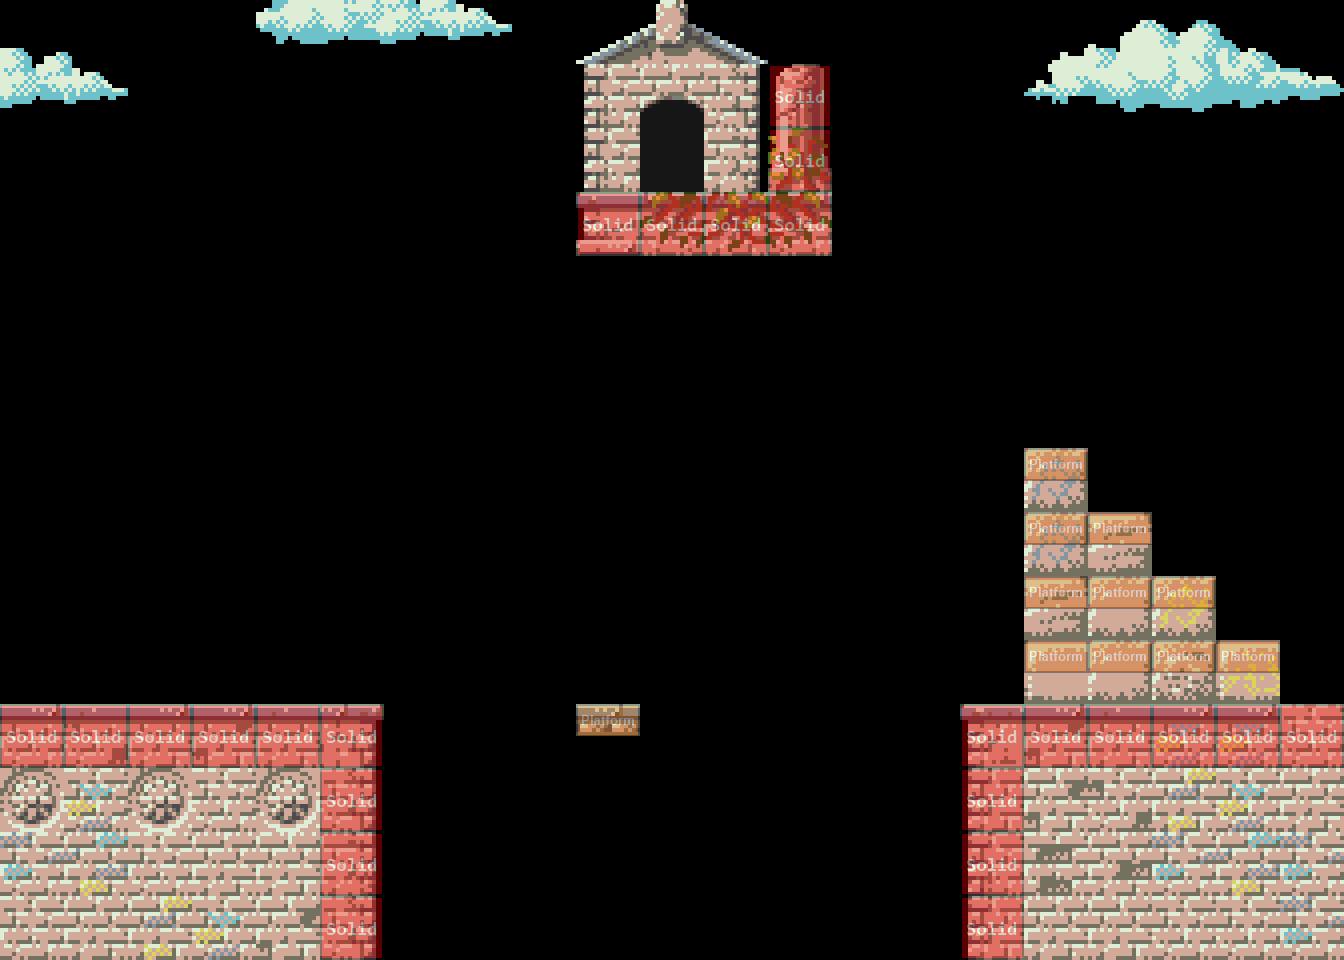

Below is a game level as drawn by its tile map, then a one-line description and the .tmx that defines it (tile-layer data replaced by summaries):
An orthogonal 21x15 tile map with 64x64 px tiles, 5 tile layers (background2, background, level, foreground, ...), 2 tilesets and 6 objects (2x float_shard, 2x double_shard, start, exit).

<map version="1.0" orientation="orthogonal" width="21" height="15" tilewidth="64" tileheight="64">
 <properties>
  <property name="background_color" value="#000000" />
 </properties>
 <tileset firstgid="1" source="metatiles64x64.tsx" />
 <tileset firstgid="6" source="classical_ruin_tiles_64x64.tsx" />
 <layer name="background2" width="21" height="15">
  <data>[315 cells, 0 non-empty, 0 distinct tile ids]</data>
 </layer>
 <layer name="background" width="21" height="15">
  <data>[315 cells, 44 non-empty, 29 distinct tile ids]</data>
 </layer>
 <layer name="level" width="21" height="15">
  <data>[315 cells, 61 non-empty, 35 distinct tile ids]</data>
 </layer>
 <objectgroup color="#73ff00" name="Entities" width="21" height="15">
  <object name="start" type="start" x="64" y="640" width="64" height="64" />
  <object name="exit" type="exit" x="640" y="128" width="64" height="64" />
  <object name="float_shard" type="float_shard" x="384" y="384" width="64" height="64" />
  <object name="double_shard" type="double_shard" x="576" y="640" width="64" height="64" />
  <object name="float_shard" type="float_shard" x="448" y="256" width="64" height="64" />
  <object name="double_shard" type="double_shard" x="704" y="384" width="64" height="64" />
 </objectgroup>
 <layer name="foreground" width="21" height="15">
  <data>[315 cells, 0 non-empty, 0 distinct tile ids]</data>
 </layer>
 <layer name="collision" width="21" height="15" opacity="0.35">
  <data>[315 cells, 35 non-empty, 2 distinct tile ids]</data>
 </layer>
</map>